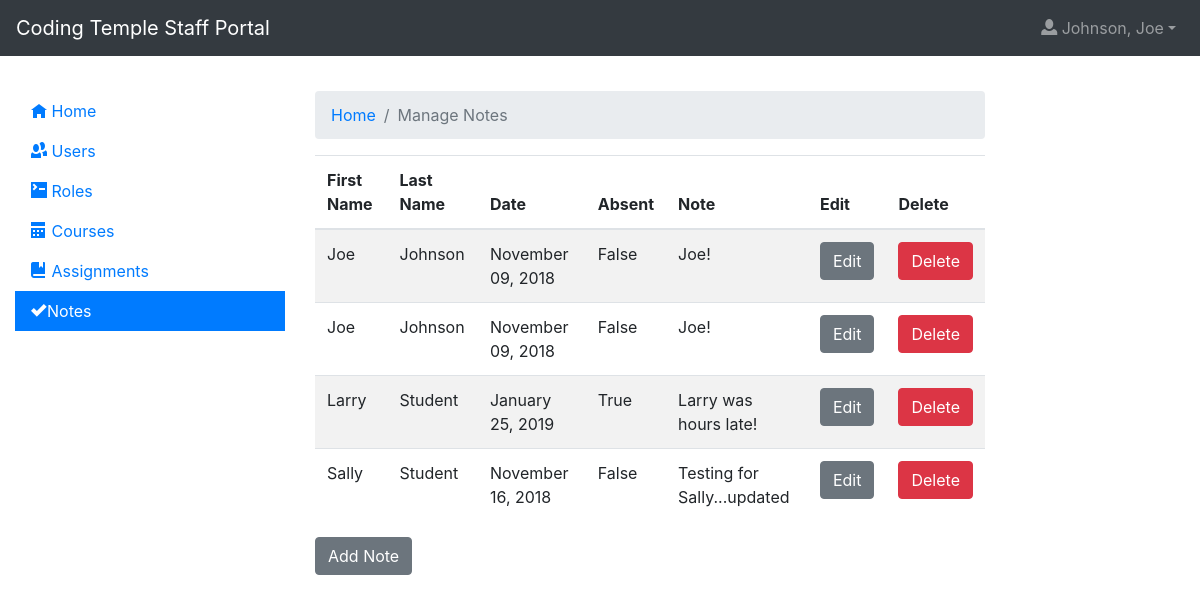
/notes/ (signed in), run on the app's committed database.
### app/models.py (models this page shows, shortened)
class TimestampMixin(object):
    created = db.Column(
        db.DateTime, nullable=False, default=datetime.utcnow)
    updated = db.Column(db.DateTime, default=datetime.utcnow, onupdate=datetime.utcnow)

class User(UserMixin, TimestampMixin, db.Model):
  id = db.Column(db.Integer, primary_key=True)
  f_name = db.Column(db.String)
  preferred_name = db.Column(db.String)
  l_name = db.Column(db.String)
  image = db.Column(db.String, default='http://placehold.it/400x900&text=Image')
  email = db.Column(db.String, index=True, unique=True)
  bio = db.Column(db.String, default = 'Enter a bio')
  password_hash = db.Column(db.String)
  roles = db.relationship('Role', secondary=userRole, lazy='subquery', backref=db.backref('users', lazy=True))
  contact_phone = db.Column(db.String, nullable=True)
  personal_website = db.Column(db.String, nullable=True)
  street_address = db.Column(db.String, nullable=True)
  city = db.Column(db.String, nullable=True)
  state = db.Column(db.String, nullable=True)
  postal_code = db.Column(db.String, nullable=True)
  linkedin_url = db.Column(db.String, nullable=True)
  github_name = db.Column(db.String, nullable=True)
  twitter_name = db.Column(db.String, nullable=True)
  employment_histories = db.relationship('EmploymentHistory', backref='user', lazy=True)

class Note(TimestampMixin, db.Model):
  id = db.Column(db.Integer, primary_key=True)
  date = db.Column(db.DateTime)
  note = db.Column(db.String)
  absent = db.Column(db.Boolean)
  user_id = db.Column(db.Integer, db.ForeignKey('user.id'))
  user = db.relationship('User', backref='notes', lazy='subquery')

### app/blueprints/notes/__init__.py (the view)
@notes.route('/', methods=['GET'])
@login_required
@authorize
def index():
  context = {
    'title': 'Notes',
    'notes': Note.query.all()
  }
  return render_template('/notes/index.html', **context)

### app/models.py (called while the page is built)
@login.user_loader
def load_user(id):
  return User.query.get(int(id))

### app/blueprints/notes/templates/notes/index.html (shortened to what this page needs)
{% extends 'layout.html' %}
{% block app_content %}
    <nav aria-label="breadcrumb">
        <ol class="breadcrumb">
            <li class="breadcrumb-item"><a href="{{url_for('index')}}">Home</a></li>
            <li class="breadcrumb-item active" aria-current="page">Manage Notes</li>
        </ol>
    </nav>
    <table class="table table-striped">
        <thead>
            <tr>
                <th>First Name</th>
                <th>Last Name</th>
                <th>Date</th>
                <th>Absent</th>
                <th>Note</th>
                <th>Edit</th>
                <th>Delete</th>
            </tr>
        </thead>
        <tbody>
            {% for note in notes %}
                <tr>
                    <td>{{note.user.f_name}}</td>
                    <td>{{note.user.l_name}}</td>
                    <td>{{note.date.strftime("%B %d, %Y")}}</td>
                    <td>{{note.absent}}</td>
                    <td>{{note.note}}</td>
                    <td><a href="{{url_for('notes.edit')}}?id={{note.id}}" class="btn btn-secondary">Edit</a></td>
                    <td>
                        <form action="{{url_for('notes.delete')}}" method="POST">
                            <input type="submit" class="btn btn-danger" value="Delete" />
                        </form>
                    </td>
                </tr>
            {% endfor %}
        </tbody>
    </table>
    <a href="{{url_for('notes.add')}}" class="btn btn-secondary">Add Note</a>
{% endblock %}

### app/templates/includes/navigation.html (shortened to what this page needs)
<nav class="navbar navbar-expand-lg sticky-top navbar-dark bg-dark">
  <a class="navbar-brand" href="{{ url_for('index') }}">Coding Temple Staff Portal</a>
  <div class="collapse navbar-collapse" id="navbarSupportedContent">
    <ul class="navbar-nav ml-auto">
        {% if not current_user.is_authenticated %}
          <li class="nav-item">
            <a class="nav-link" href="{{ url_for('account.login') }}"><span class="oi oi-account-login"></span> Login</a>
          </li>
          <li class="nav-item">
            <a class="nav-link" href="{{ url_for('account.register') }}"><span class="oi oi-thumb-up"></span> Register</a>
          </li>
        {% else %}
          <li class="nav-item dropdown">
            <a class="nav-link dropdown-toggle" data-toggle="dropdown" href="#" role="button" aria-haspopup="true" aria-expanded="false"><span class="oi oi-person" title="person" aria-hidden="true"></span> {{ "{}, {}".format(current_user.l_name, current_user.f_name) }}</a>
          </li>
        {% endif %}
    </ul>
  </div>
</nav>

### app/static/css/main.css (style rules this page uses)
#sidebar-1 a, .navbar { border-radius: 0; }

### data on the page
User: l_name+f_name "Johnson, Joe"
Note: user.f_name "Joe", user.l_name "Johnson", date "November 09, 2018", absent "False", note "Joe!"
Note: user.f_name "Joe", user.l_name "Johnson", date "November 09, 2018", absent "False", note "Joe!"
Note: user.f_name "Larry", user.l_name "Student", date "January 25, 2019", absent "True", note "Larry was hours late!"
Note: user.f_name "Sally", user.l_name "Student", date "November 16, 2018", absent "False", note "Testing for Sally...updated"
